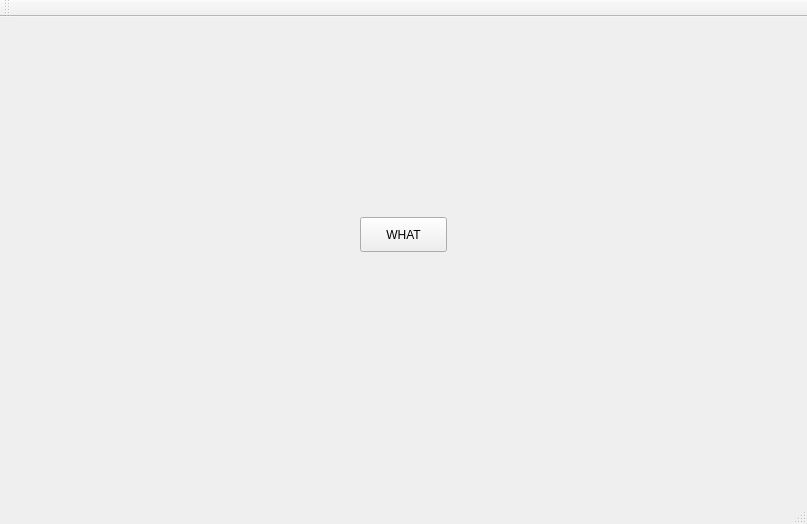
<?xml version="1.0" encoding="UTF-8"?>
<ui version="4.0">
 <class>MainWindow</class>
 <widget class="QMainWindow" name="MainWindow">
  <property name="geometry">
   <rect>
    <x>0</x>
    <y>0</y>
    <width>807</width>
    <height>524</height>
   </rect>
  </property>
  <property name="windowTitle">
   <string>MainWindow</string>
  </property>
  <widget class="QWidget" name="centralWidget">
   <widget class="QPushButton" name="pushButton">
    <property name="geometry">
     <rect>
      <x>360</x>
      <y>200</y>
      <width>87</width>
      <height>35</height>
     </rect>
    </property>
    <property name="text">
     <string>WHAT</string>
    </property>
   </widget>
  </widget>
  <widget class="QMenuBar" name="menuBar">
   <property name="geometry">
    <rect>
     <x>0</x>
     <y>0</y>
     <width>807</width>
     <height>31</height>
    </rect>
   </property>
  </widget>
  <widget class="QToolBar" name="mainToolBar">
   <attribute name="toolBarArea">
    <enum>TopToolBarArea</enum>
   </attribute>
   <attribute name="toolBarBreak">
    <bool>false</bool>
   </attribute>
  </widget>
  <widget class="QStatusBar" name="statusBar"/>
 </widget>
 <layoutdefault spacing="6" margin="11"/>
 <resources/>
 <connections/>
</ui>
